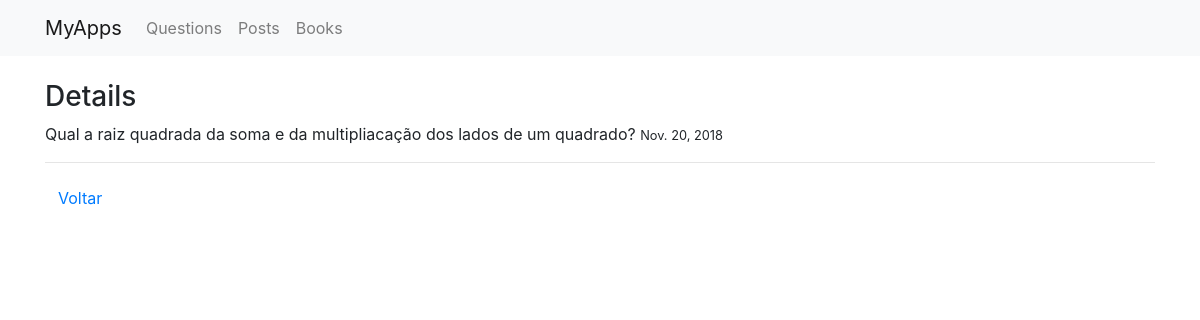
Page /questions/question/2 on the committed database.
### pools/models.py (models this page shows, shortened)
class Question(models.Model):
    question_text =  models.CharField(max_length=200)
    closed =  models.BooleanField(default=False)
    pub_date = models.DateField(null=True)
    def __str__(self):
        return self.question_text

### pools/views.py (the view)
# urls.py: path('question/<int:question_id>', exibir_question, name='exibir_question'),
def exibir_question(request, question_id):
    question  =  Question.objects.get(id=question_id)
    if question.closed:
        return redirect('home')
    return  render(request,'question.html',{"question": question})

### pools/templates/question.html (shortened to what this page needs)
{% extends "base.html" %}
{% block body %}
<div class="panel panel-primary">
    <h3>Details</h3>
    <div class="panel-body">
        {%if question %}
        {{question}}
        <small>{{question.pub_date}}</small>
        {% endif %}
    </div>
    <hr>
    <a href="{% url 'questions' %}" class="btn">Voltar</a>
</div>
{% endblock %}

### rows in the picture
Question: question_text "Qual a raiz quadrada da soma e da multipliacação dos lados de um quadrado?", pub_date "Nov. 20, 2018"
